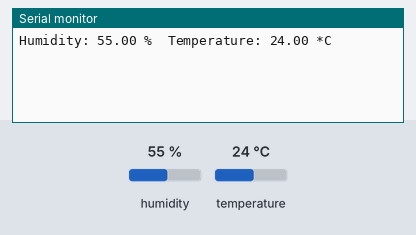
Bench run of a sketch on a simulated ESP8266 (NodeMCU). Parts: the last lines printed to the serial monitor. The test bench sets the inputs (shaded band); at power-on: humidity 55 %, temperature 24 °C.

Above: at 3.2 s.
3.3 s: humidity set to 22 %
At 5.5 s:
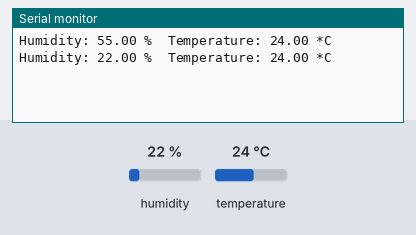
6.0 s: temperature set to 12 °C
At 6.7 s:
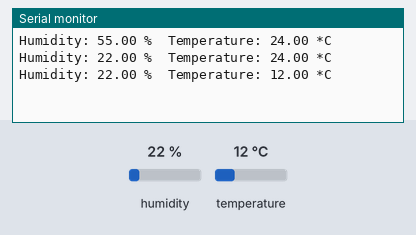
8.7 s: humidity set to 40 %
At 11.5 s:
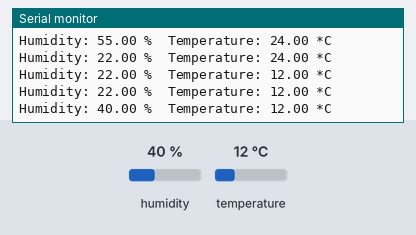
Timing chart, 0 to 13.0 s (numbered marks = the images above; inputs shaded):
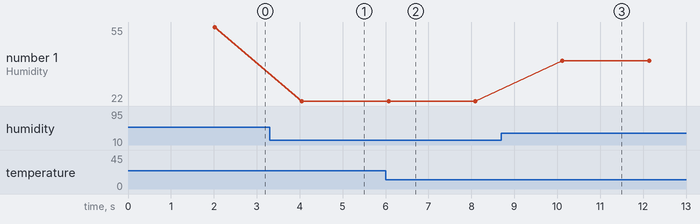

Measured:
- after the input at 3.3 s, the serial monitor: prints a new line after 0.75 s (image 1)
- after the input at 6.0 s, the serial monitor: prints a new line after 0.07 s (image 2)
- after the input at 8.7 s, the serial monitor: prints a new line after 1.4 s (image 3)
- plotted number 1: 55 → 22 after the input at 3.3 s, 22 → 40 after the input at 8.7 s

The sketch:

DHT11.ino
```cpp
#include <DHT.h>

#define DHTPIN D2       // Define the pin where the DHT11 data pin is connected
#define DHTTYPE DHT11   // Define the sensor type as DHT11

DHT dht(DHTPIN, DHTTYPE);  // Create an instance of the DHT sensor

void setup() {
  Serial.begin(115200);      // Start serial communication at 115200 baud rate
  dht.begin();               // Initialize the DHT11 sensor
  delay(2000);               // Wait for the sensor to initialize
}

void loop() {
  // Reading humidity and temperature values from the DHT11 sensor
  float humidity = dht.readHumidity();      // Read humidity
  float temperature = dht.readTemperature(); // Read temperature in Celsius

  // Check if the readings are valid
  if (isnan(humidity) || isnan(temperature)) {
    Serial.println("Failed to read from DHT sensor!");
  } else {
    // Print the values to the Serial Monitor
    Serial.print("Humidity: ");
    Serial.print(humidity);
    Serial.print(" %\t");
    Serial.print("Temperature: ");
    Serial.print(temperature);
    Serial.println(" *C");
  }

  delay(2000); // Wait for 2 seconds before taking another reading
}
```
